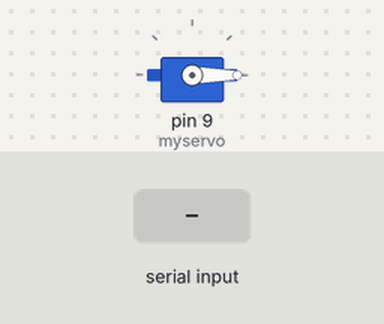
The sketch below on a simulated Arduino Uno, built with avr-gcc and run on an emulated ATmega328P. On the bench: servo. Inputs (shaded band) come from the test bench.

Above: at 1.2 s.
1.3 s: "90,45\n" received over Serial
At 2.0 s:
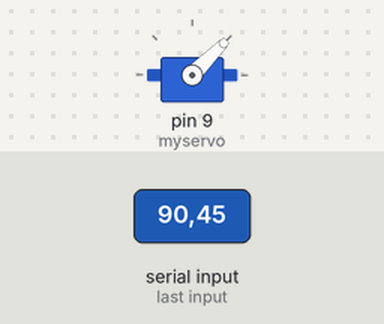
3.8 s: "30,150\n" received over Serial
At 4.6 s:
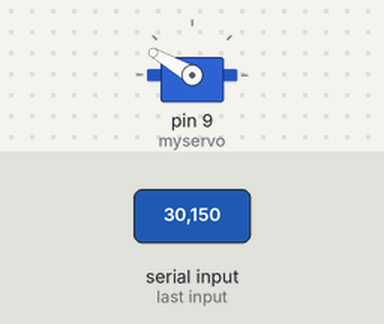
6.3 s: "200\n" received over Serial
At 7.0 s:
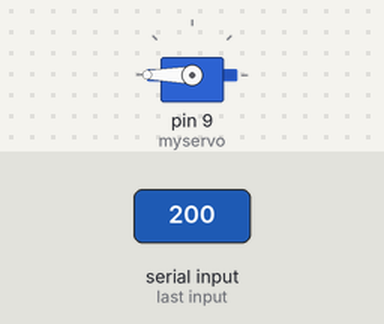
Timing chart, 0 to 9.3 s (numbered marks = the images above; inputs shaded):
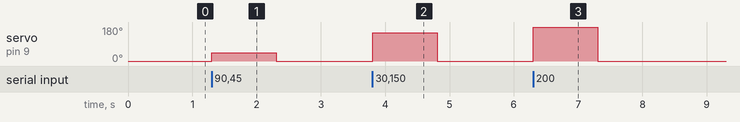

Measured:
- after the input at 1.3 s, servo on pin 9 (myservo): 0° → 45° at once, → 0° 1.0 s later
- after the input at 3.8 s, servo on pin 9 (myservo): 0° → 150° at once, → 0° 1.0 s later
- after the input at 6.3 s, servo on pin 9 (myservo): 0° → 180° at once, → 0° 1.0 s later

The sketch:

Projeto_ServoMotor_Serial.ino
```cpp
#include <Servo.h>
Servo myservo;
int angulo;

void setup(){
Serial.begin(9600);
myservo.attach(9);
myservo.write(0);
}

void loop() {
if (Serial.available( )) {
 angulo = Serial.parseInt();
 }
 myservo.write(angulo);
}
```
